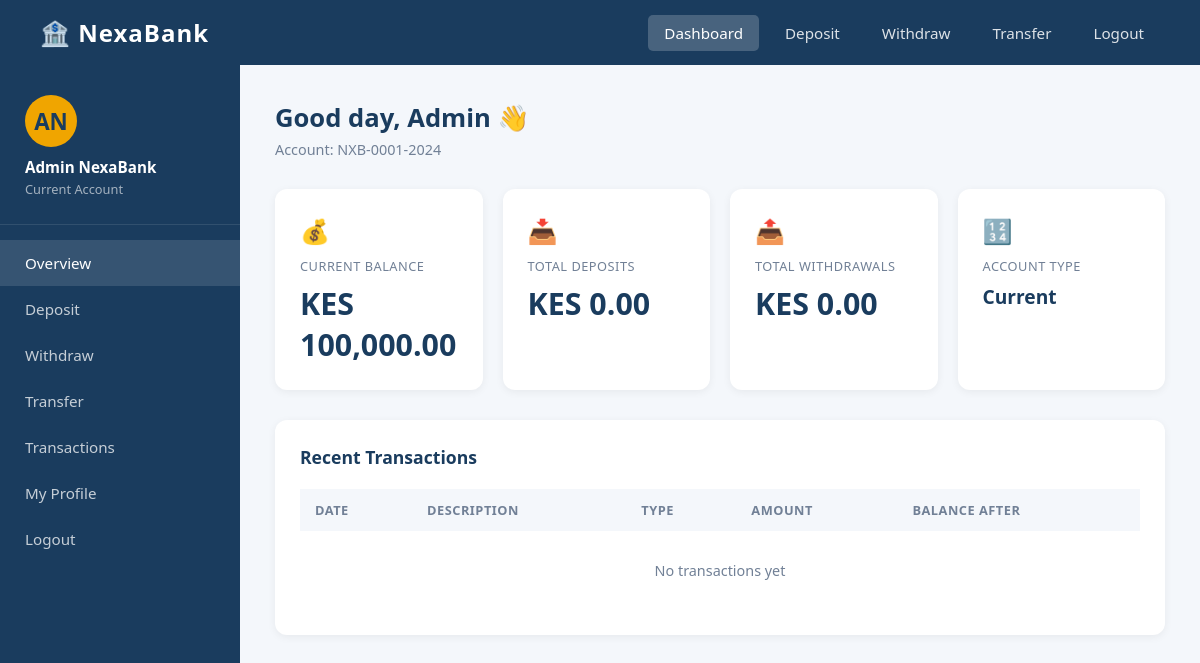
/dashboard.php (signed in), run on the app's committed database.
### tables this page shows
CREATE TABLE IF NOT EXISTS users (
    id             INT PRIMARY KEY AUTO_INCREMENT,
    first_name     VARCHAR(100)   NOT NULL,
    last_name      VARCHAR(100)   NOT NULL,
    email          VARCHAR(150)   NOT NULL UNIQUE,
    phone          VARCHAR(20),
    account_type   ENUM('savings','current','fixed') DEFAULT 'savings',
    username       VARCHAR(100)   NOT NULL UNIQUE,
    password       VARCHAR(255)   NOT NULL,
    account_number VARCHAR(30)    NOT NULL UNIQUE,
    balance        DECIMAL(15,2)  DEFAULT 0.00,
    status         ENUM('active','suspended','closed') DEFAULT 'active',
    created_at     TIMESTAMP      DEFAULT CURRENT_TIMESTAMP,
    updated_at     TIMESTAMP      DEFAULT CURRENT_TIMESTAMP ON UPDATE CURRENT_TIMESTAMP
);

### includes/auth.php (called while the page is built, shortened)
<?php
$sessionUserId   = $_SESSION['user_id'];
$sessionFullName = $_SESSION['full_name'];
?>

### dashboard.php (the view, shortened to what this page needs)
<?php
require_once __DIR__ . '/includes/auth.php';
require_once __DIR__ . '/includes/db.php';
$query  = "SELECT balance, account_number, account_type FROM users WHERE id = ?";
$stmt   = mysqli_prepare($conn, $query);
mysqli_stmt_bind_param($stmt, "i", $sessionUserId);
mysqli_stmt_execute($stmt);
$result = mysqli_stmt_get_result($stmt);
$user   = mysqli_fetch_assoc($result);
$txQuery  = "SELECT * FROM transactions WHERE user_id = ? ORDER BY created_at DESC LIMIT 5";
$txStmt   = mysqli_prepare($conn, $txQuery);
mysqli_stmt_bind_param($txStmt, "i", $sessionUserId);
mysqli_stmt_execute($txStmt);
$txResult = mysqli_stmt_get_result($txStmt);
$nameParts = explode(" ", $sessionFullName);
$initials  = strtoupper(substr($nameParts[0], 0, 1) . (isset($nameParts[1]) ? substr($nameParts[1], 0, 1) : ""));
?>
<!DOCTYPE html>
<html lang="en">
<head>
    <link rel="stylesheet" href="css/style.css">
</head>
<body>
    <nav class="navbar">
        <div class="nav-brand">🏦 NexaBank</div>
        <ul class="nav-links">
            <li><a href="dashboard.php">Dashboard</a></li>
            <li><a href="deposit.php">Deposit</a></li>
            <li><a href="withdraw.php">Withdraw</a></li>
            <li><a href="transfer.php">Transfer</a></li>
            <li><a href="logout.php">Logout</a></li>
        </ul>
    </nav>
    <div class="dashboard-layout">
        <aside class="sidebar">
            <div class="sidebar-user">
                <div class="avatar"><?php echo $initials; ?></div>
                <p><?php echo htmlspecialchars($sessionFullName); ?></p>
                <small><?php echo ucfirst(htmlspecialchars($user['account_type'])); ?> Account</small>
            </div>
            <ul class="sidebar-nav">
                <li><a href="dashboard.php" class="active"> Overview</a></li>
                <li><a href="deposit.php"> Deposit</a></li>
                <li><a href="withdraw.php"> Withdraw</a></li>
                <li><a href="transfer.php"> Transfer</a></li>
                <li><a href="transactions.php"> Transactions</a></li>
                <li><a href="profile.php"> My Profile</a></li>
                <li><a href="logout.php"> Logout</a></li>
            </ul>
        </aside>
        <main class="main-content">
            <h1 class="page-title">Good day, <?php echo htmlspecialchars($nameParts[0]); ?> 👋</h1>
            <p class="page-subtitle">Account: <?php echo htmlspecialchars($user['account_number']); ?></p>
            <div class="stat-grid">
                <div class="stat-card">
                    <div class="stat-icon">💰</div>
                    <div class="stat-label">Current Balance</div>
                    <div class="stat-value">KES <?php echo number_format($user['balance'], 2); ?></div>
                </div>
                <div class="stat-card">
                    <div class="stat-icon">📥</div>
                    <div class="stat-label">Total Deposits</div>
                    <?php
                    $dq = mysqli_query($conn, "SELECT COALESCE(SUM(amount),0) as total FROM transactions WHERE user_id=$sessionUserId AND type='deposit'");
                    $dr = mysqli_fetch_assoc($dq);
                    ?>
                    <div class="stat-value">KES <?php echo number_format($dr['total'], 2); ?></div>
                </div>
                <div class="stat-card">
                    <div class="stat-icon">📤</div>
                    <div class="stat-label">Total Withdrawals</div>
                    <?php
                    $wq = mysqli_query($conn, "SELECT COALESCE(SUM(amount),0) as total FROM transactions WHERE user_id=$sessionUserId AND type='withdrawal'");
                    $wr = mysqli_fetch_assoc($wq);
                    ?>
                    <div class="stat-value">KES <?php echo number_format($wr['total'], 2); ?></div>
                </div>
                <div class="stat-card">
                    <div class="stat-icon">🔢</div>
                    <div class="stat-label">Account Type</div>
                    <div class="stat-value" style="font-size:1.2rem"><?php echo ucfirst($user['account_type']); ?></div>
                </div>
            </div>
            <div class="table-card">
                <h3>Recent Transactions</h3>
                <table>
                    <thead>
                        <tr>
                            <th>Date</th>
                            <th>Description</th>
                            <th>Type</th>
                            <th>Amount</th>
                            <th>Balance After</th>
                        </tr>
                    </thead>
                    <tbody>
                        <?php if (mysqli_num_rows($txResult) > 0): ?>
                            <?php while ($tx = mysqli_fetch_assoc($txResult)): ?>
                                <tr>
                                    <td><?php echo date("Y-m-d", strtotime($tx['created_at'])); ?></td>
                                    <td><?php echo htmlspecialchars($tx['description']); ?></td>
                                    <td>
                                        <span class="badge badge-<?php echo $tx['type'] === 'deposit' ? 'success' : ($tx['type'] === 'withdrawal' ? 'danger' : 'info'); ?>">
                                            <?php echo ucfirst($tx['type']); ?>
                                        </span>
                                    </td>
                                    <td style="color: <?php echo $tx['type'] === 'deposit' ? '#38a169' : '#e53e3e'; ?>">
                                        <?php echo $tx['type'] === 'deposit' ? '+' : '-'; ?> KES <?php echo number_format($tx['amount'], 2); ?>
                                    </td>
                                    <td>KES <?php echo number_format($tx['balance_after'], 2); ?></td>
                                </tr>
                            <?php endwhile; ?>
                        <?php else: ?>
                            <tr><td colspan="5" style="text-align:center;color:#718096;padding:30px;">No transactions yet</td></tr>
                        <?php endif; ?>
                    </tbody>
                </table>
            </div>
        </main>
    </div>
</body>
</html>

### css/style.css (style rules this page uses)
* { margin: 0; padding: 0; box-sizing: border-box; }
:root { --primary: #1a3c5e; --primary-light: #2563a8; --accent: #f0a500; --bg: #f4f7fb; --white: #ffffff; --text: #2d3748; --text-muted: #718096; --border: #e2e8f0; --success: #38a169; --danger: #e53e3e; }
body { font-family: 'Segoe UI', Tahoma, Geneva, Verdana, sans-serif; background-color: var(--bg); color: var(--text); }
.navbar { background: var(--primary); padding: 0 40px; display: flex; align-items: center; justify-content: space-between; height: 65px; box-shadow: 0 2px 10px rgba(0,0,0,0.15); }
.nav-brand { color: #fff; font-size: 1.5rem; font-weight: 700; letter-spacing: 1px; }
.nav-links { list-style: none; display: flex; gap: 10px; }
.nav-links a { color: rgba(255,255,255,0.85); text-decoration: none; padding: 8px 16px; border-radius: 5px; transition: background 0.2s; font-size: 0.95rem; }
.dashboard-layout { display: grid; grid-template-columns: 240px 1fr; min-height: calc(100vh - 65px); }
.sidebar { background: var(--primary); padding: 30px 0; color: #fff; }
.sidebar-user { padding: 0 25px 25px; border-bottom: 1px solid rgba(255,255,255,0.1); margin-bottom: 15px; }
.sidebar-user .avatar { width: 52px; height: 52px; border-radius: 50%; background: var(--accent); color: var(--primary); display: flex; align-items: center; justify-content: center; font-size: 1.4rem; font-weight: 700; margin-bottom: 10px; }
.sidebar-user p { font-size: 0.95rem; font-weight: 600; }
.sidebar-user small { font-size: 0.8rem; opacity: 0.6; }
.sidebar-nav { list-style: none; }
.sidebar-nav li a { display: flex; align-items: center; gap: 12px; padding: 13px 25px; color: rgba(255,255,255,0.75); text-decoration: none; font-size: 0.95rem; transition: background 0.2s; }
.sidebar-nav li a:hover, .sidebar-nav li a.active { background: rgba(255,255,255,0.12); color: #fff; }
.main-content { padding: 35px; background: var(--bg); }
.page-title { font-size: 1.6rem; color: var(--primary); margin-bottom: 5px; }
.page-subtitle { color: var(--text-muted); font-size: 0.9rem; margin-bottom: 30px; }
.stat-grid { display: grid; grid-template-columns: repeat(auto-fit, minmax(200px, 1fr)); gap: 20px; margin-bottom: 30px; }
.stat-card { background: var(--white); border-radius: 12px; padding: 25px; box-shadow: 0 2px 8px rgba(0,0,0,0.06); }
.stat-card .stat-label { font-size: 0.8rem; color: var(--text-muted); text-transform: uppercase; letter-spacing: 0.5px; margin-bottom: 8px; }
.stat-card .stat-value { font-size: 1.9rem; font-weight: 700; color: var(--primary); }
.stat-card .stat-icon { font-size: 1.5rem; margin-bottom: 10px; }
.table-card { background: var(--white); border-radius: 12px; padding: 25px; box-shadow: 0 2px 8px rgba(0,0,0,0.06); overflow-x: auto; }
.table-card h3 { color: var(--primary); margin-bottom: 20px; font-size: 1.1rem; }
table { width: 100%; border-collapse: collapse; font-size: 0.9rem; }
th { text-align: left; padding: 12px 15px; background: var(--bg); color: var(--text-muted); font-size: 0.8rem; text-transform: uppercase; letter-spacing: 0.5px; }
td { padding: 13px 15px; border-bottom: 1px solid var(--border); color: var(--text); }
tr:last-child td { border-bottom: none; }

### data on the page
users: account_type "Current", account_number "NXB-0001-2024", balance "100,000.00"

### other printed values
$initials "AN"
$sessionFullName "Admin NexaBank"
$nameParts[0] "Admin"
$dr['total'] "0.00"
$wr['total'] "0.00"
